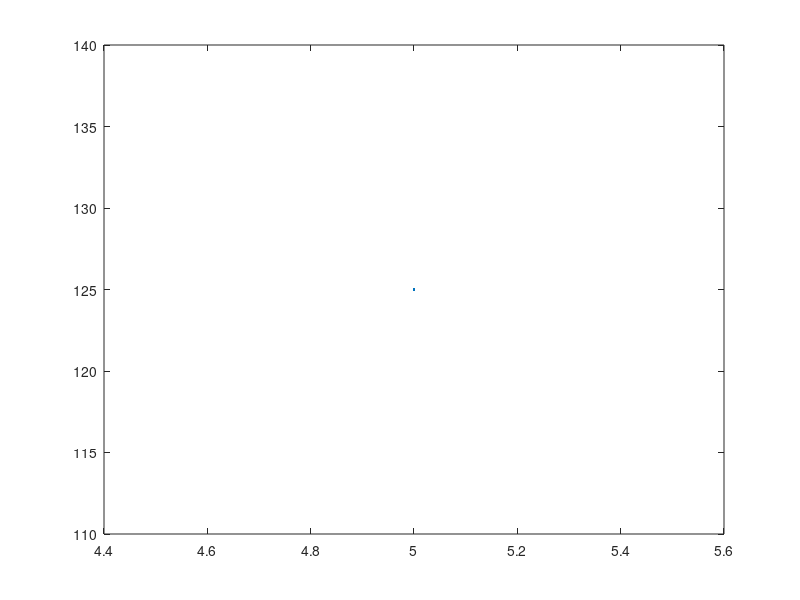

MATLAB code to generate this figure: (Note: this script raises an error after producing the figure.)
clc
clear
array=input('Please enter vector A: ');
for i=1:length(array);
    array_cubic(i)=array(i)^3;
end
  plot(array, array_cubic)
fprintf()